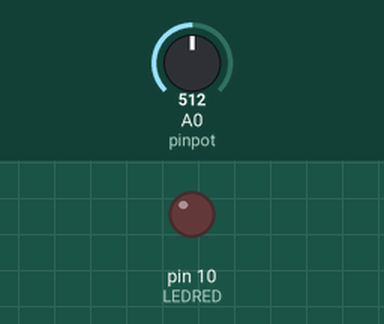
Bench run of a sketch on a simulated Arduino Uno, built with avr-gcc and run on an emulated ATmega328P. On the bench: output pins drawn as LEDs (lit = HIGH). Dashed ring = blinking. The test bench sets the inputs (shaded band); at power-on: A0 (pinpot) = 512. What the sketch prints to the serial monitor is not drawn.

Above: at 1.1 s.
At 2.8 s:
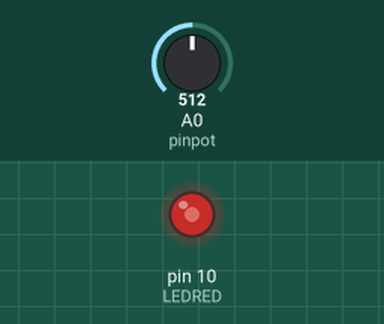
2.9 s: A0 (pinpot) set to 716
At 4.7 s:
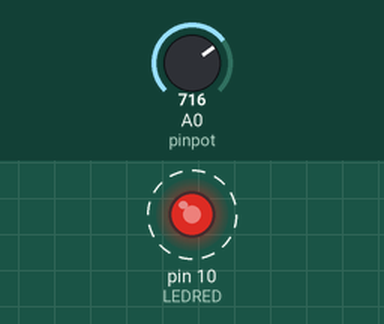
8.9 s: A0 (pinpot) set to 900
14.9 s: A0 (pinpot) set to 122
20.9 s: A0 (pinpot) set to 511
Timing chart, 0 to 27.9 s (numbered marks = the images above; inputs shaded):
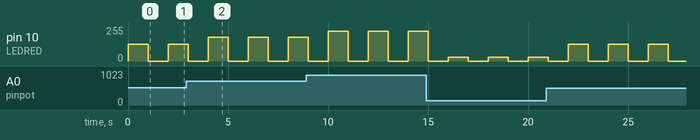

Measured:
- by itself, pin 10 (LEDRED): alternates 127/255 for 1.0 s and 0/255 for 1.0 s

The sketch:

sketch_analogWrite1_apr08c.ino
```cpp
int pinpot = A0;
int LEDRED = 10;
int Brightness;
int Readvalue;

void setup() {
  Serial.begin(9600);
  pinMode(pinpot,INPUT);
  pinMode(LEDRED,OUTPUT);

}

void loop() {
  Serial.print("pinpot value =  ");
  Serial.print(Readvalue);
  Serial.print("Brightness = ");
  Serial.println(Brightness);

  Serial.print(" ");
  Readvalue = analogRead(pinpot);
  Brightness = (255./1023.)*Readvalue;
  analogWrite(LEDRED,Brightness);
  delay(1000);
  analogWrite(LEDRED,0);
  delay(1000);


}
```
